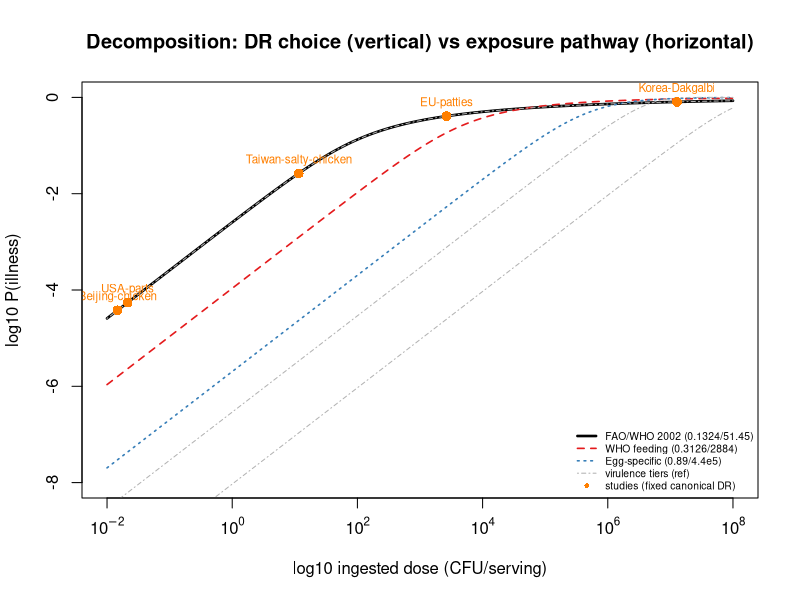

The R script that drew this image:
#!/usr/bin/env Rscript
# -*- coding: utf-8 -*-
# M1 decomposition, the "exposure-pathway" half: fix the dose-response model (invariant mechanism),
#    use only each study's own exposure inputs (prevalence × concentration × serving) to recompute
#    per-serving illness probability, to gauge the span of the "context-specific" part, and juxtapose
#    it with the span of DR selection (the invariant mechanism).
#
# Key definitions:
#   dose = prev (contamination prevalence) × conc_gm (geometric mean CFU/g, retail/finished stage) × serving (g)
#   P_ill = 1 - (1 + dose/β)^(-α)   (canonical FAO/WHO α=0.1324, β=51.45, fixed)
#
# Honest statement: concentration definitions/stages differ across studies (see NOTE column);
#                   this is an order-of-magnitude demonstration, not a poolable meta-analysis.

canon <- c(0.1324, 51.45)
bp <- function(D, a, b) 1 - (1 + D/b)^(-a)

# 3 "published generic" DR curves (DR-selection reference) + Mexico virulence tiers (reference only, not a "choice")
DR <- list(
  "FAO/WHO 2002 (0.1324/51.45)" = c(0.1324, 51.45),
  "WHO feeding (0.3126/2884)"    = c(0.3126, 2884),
  "Egg-specific (0.89/4.4e5)"    = c(0.89, 4.4e5)
)
DR_VIR <- list(
  "Vir-high (0.1324/51.54)"     = c(0.1324, 51.54),
  "Vir-mod (9.21e3/3.165e10)"   = c(9.21e3, 3.165e10),
  "Vir-low (9.31e4/9.99e12)"    = c(9.31e4, 9.99e12)
)

# ---- Exposure inputs (retail/finished stage, per-serving basis) ----
E <- data.frame(
  pmid      = c(38034810, 30479510, 41097983, 38777091, 38309878),
  label     = c("Taiwan-salty-chicken","Korea-Dakgalbi","Beijing-chicken","USA-parts","EU-patties"),
  prev      = c(0.3698, 0.3188, 0.0887, 0.2890, 0.0327),
  conc_gm   = c(0.916, 10^5.3, 10^-2.98, 10^-3.19, 10^2.91),
  serving_g = c(34.02, 200, 158.3, 114, 100),
  note      = c("MPN/100g -> /g", "Pert mean 5.3 log (positive samples, upward bias)", "log MPN/g retail",
                "finished 2012", "conc = patty, but prev = pre-processing feces/litter (stage mixing)"),
  stringsAsFactors = FALSE
)
E$dose     <- E$prev * E$conc_gm * E$serving_g
E$log10_dose <- log10(E$dose)
E$p_fix    <- bp(E$dose, canon[1], canon[2])
E$log10_p  <- log10(E$p_fix)

cat("=== Exposure inputs -> per-serving dose and risk under fixed canonical DR ===\n")
print(data.frame(label=E$label, prev=E$prev, conc_gm=signif(E$conc_gm,3),
                 serving=E$serving_g, dose=signif(E$dose,3), log10_dose=round(E$log10_dose,2),
                 p_fix=signif(E$p_fix,3), log10_p=round(E$log10_p,2), note=E$note),
      row.names=FALSE)

cat("\n=== Span comparison ===\n")
cat(sprintf("Exposure span (fixed DR, 5 retail/finished studies)  log10 P range = %.2f  (=%.0f×)\n",
            diff(range(E$log10_p)), 10^diff(range(E$log10_p))))
cat(sprintf("Exposure dose span                log10 dose range = %.2f\n",
            diff(range(E$log10_dose))))

# DR-selection span at each study's own dose (3 generic curves)
cat("\n=== P span from DR selection at each study's own dose (3 generic curves) ===\n")
for (i in 1:nrow(E)) {
  ps <- sapply(DR, function(ab) bp(E$dose[i], ab[1], ab[2]))
  cat(sprintf("  %-22s D=%.2e  log10 P range=%.2f  (max/min=%.0f×)\n",
              E$label[i], E$dose[i], diff(range(log10(ps))), max(ps)/min(ps)))
}

cat("\nDR-selection span at a typical low dose D=10 CFU:\n")
ps10 <- sapply(DR, function(ab) bp(10, ab[1], ab[2]))
cat(sprintf("  3 generic curves: log10 range=%.2f (=%.0f×)\n", diff(range(log10(ps10))), max(ps10)/min(ps10)))
ps10v <- sapply(c(DR, DR_VIR), function(ab) bp(10, ab[1], ab[2]))
cat(sprintf("  incl. Mexico virulence tiers: log10 range=%.2f (=%.0f×)\n",
            diff(range(log10(ps10v))), max(ps10v)/min(ps10v)))

# ---- Figure: vertical = DR selection, horizontal = exposure ----
pdf("QMRA_exposure_vs_dose_response.pdf", width=8, height=6)
dd <- 10^seq(-2, 8, length.out=400)
cols <- c("black", "#E41A1C", "#377EB8")
lty  <- c(1, 2, 3)
plot(log10(dd), log10(bp(dd, canon[1], canon[2])), type="l", col=cols[1], lwd=2.6, lty=lty[1],
     xlab="log10 ingested dose (CFU/serving)", ylab="log10 P(illness)",
     main="Decomposition: DR choice (vertical) vs exposure pathway (horizontal)",
     xlim=c(-2, 8), ylim=c(-8, 0), axes=FALSE)
axis(1, at=seq(-2,8,2), labels=parse(text=sprintf("10^%d", seq(-2,8,2))))
axis(2)
for (j in 2:length(DR)) {
  ab <- DR[[j]]
  lines(log10(dd), log10(bp(dd, ab[1], ab[2])), col=cols[j], lwd=1.6, lty=lty[j])
}
# gray dashed = Mexico virulence tiers (reference only)
for (ab in DR_VIR) lines(log10(dd), log10(bp(dd, ab[1], ab[2])), col="grey70", lwd=1, lty=4)

# each study's exposure point on the canonical curve (horizontal = exposure span)
points(E$log10_dose, E$log10_p, pch=16, col="#FF7F00", cex=1.3)
text(E$log10_dose, E$log10_p, labels=E$label, pos=3, cex=0.7, col="#FF7F00")

legend("bottomright",
       legend=c(names(DR), "virulence tiers (ref)", "studies (fixed canonical DR)"),
       col=c(cols, "grey70", "#FF7F00"), lty=c(lty,4,NA), lwd=c(2.6,1.6,1.6,1,NA),
       pch=c(NA,NA,NA,NA,16), cex=0.62, bty="n")
box()
dev.off()
cat("\nPlot saved: QMRA_exposure_vs_dose_response.pdf\n")
